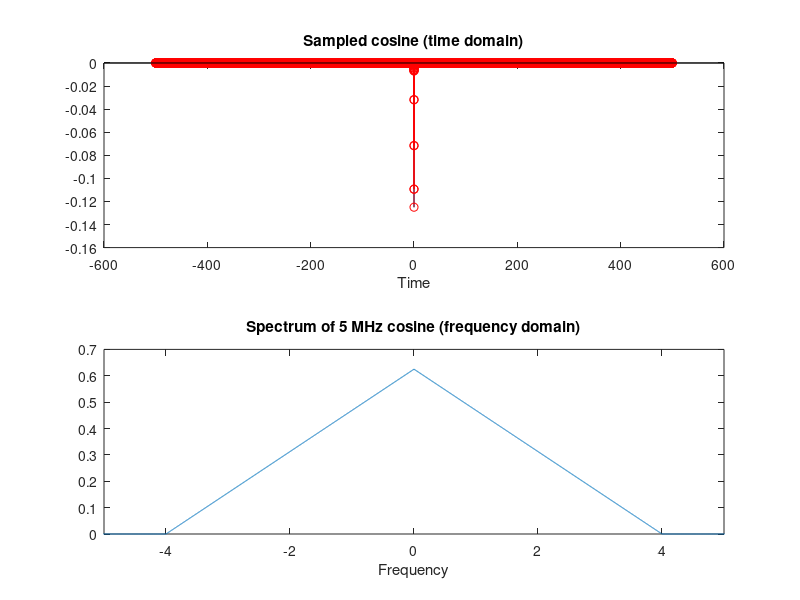

Recreate this plot in MATLAB.
%
%   Matlab script - FFT Example
%                                   Edited by Meng-Lin Li, 10/05/2007
%


fs = 10; 
T = 1/fs
L = 5000;
t = (-L:L-1)*T
f = fs*(-L:L-1)/L;
sampled = -sinc(2.*t).^2./8%-sinc(t)./4;  % sampled cosine ,time domain
   % number of points in sampled cosine

% Fourier transform

SAMPLED = fftshift(fft(sampled)); % spectrum of sampled cosine, freqeuncy domain, complex
mag_SAMPLED = abs(SAMPLED);   % magnitude
pha_SAMPLED = angle(SAMPLED); % phase

figure
subplot(2,1,1)
plot(t, sampled);
hold
stem(t, sampled,'r');
xlabel('Time');
title('Sampled cosine (time domain)');

subplot(2,1,2)

plot(f, mag_SAMPLED);
xlim([-5 5])
xlabel('Frequency');
title('Spectrum of 5 MHz cosine (frequency domain)')
%set(gca,'Xtick',[0 5 10 20 30 40 50 60 70 80 90 95 100]);
print -djpeg fft_example.jpg





